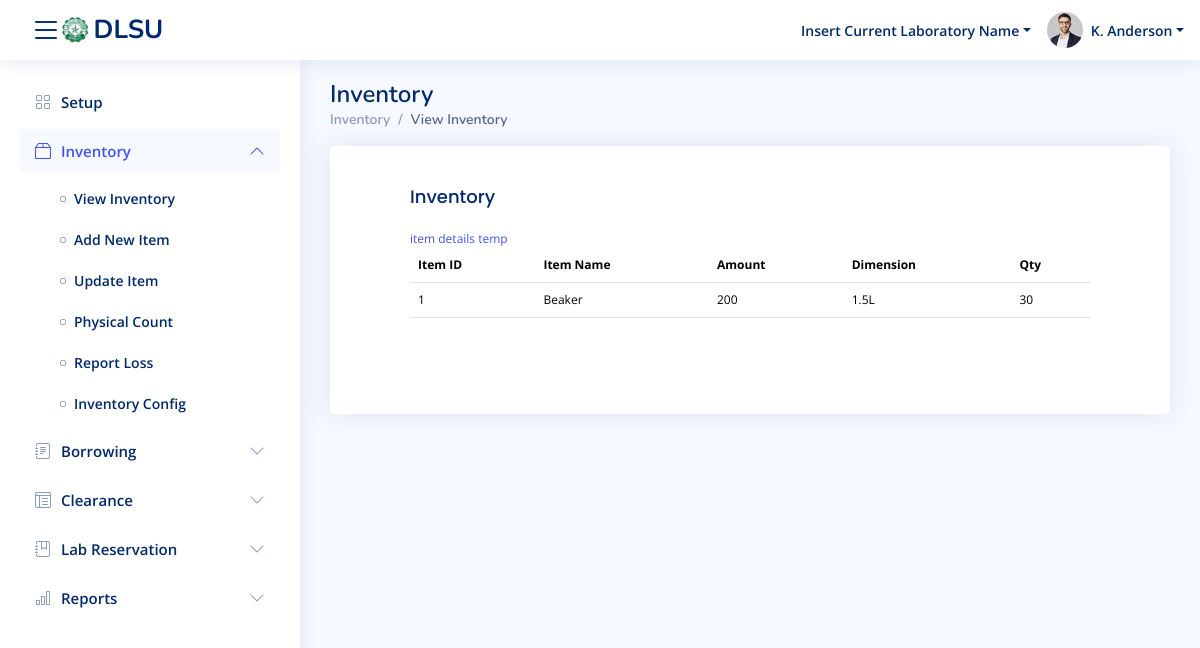
The app's page /inventory/, older data.
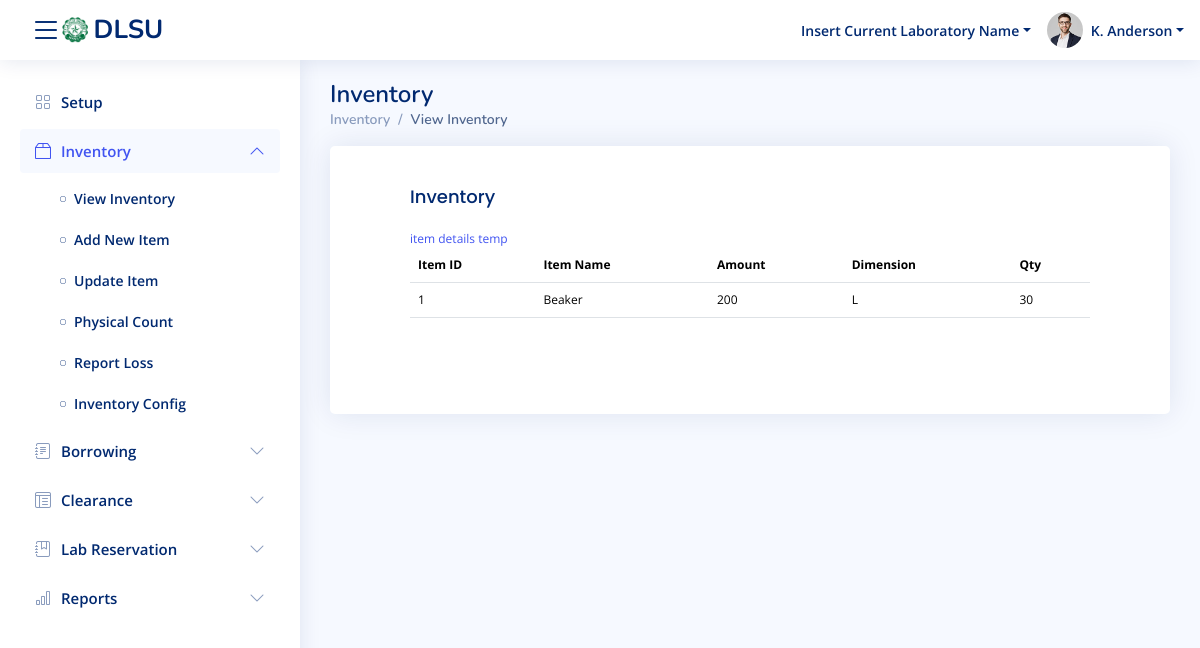
The same page, newer data.
### core/models.py (models this page shows, shortened)
class item_inventory(models.Model):
    inventory_item_id = models.AutoField(primary_key=True)
    item = models.ForeignKey('item_description', on_delete=models.CASCADE)
    supplier = models.ForeignKey('suppliers', on_delete=models.SET_NULL, null=True, blank=True)
    date_purchased = models.DateTimeField(null=True, blank=True)
    date_received = models.DateTimeField(null=True, blank=True)
    purchase_price = models.FloatField(null=True, blank=True)
    remarks = models.CharField(max_length=45, null=True, blank=True)
    transaction = models.ForeignKey('item_transactions', on_delete=models.SET_NULL, null=True, blank=True)
    qty = models.IntegerField()  # Quantity; required field
    amount = models.IntegerField()  # Amount; required field

class item_description(models.Model):
    item_id = models.AutoField(primary_key=True)
    laboratory = models.ForeignKey('Laboratory', on_delete=models.CASCADE, null=True, blank=True)
    item_name = models.CharField(max_length=45, null=True, blank=True)
    itemType = models.ForeignKey('item_types', on_delete=models.SET_NULL, null=True, blank=True)
    amount = models.FloatField(null=True, blank=True)
    dimension = models.CharField(max_length=10, null=True, blank=True)
    add_cols = models.CharField(max_length=45, null=True, blank=True)
    alert_Qty = models.CharField(max_length=45, null=True, blank=True)

### core/views.py (the view)
# urls.py: path('inventory/', views.inventory_view, name='inventory_view'),
def inventory_view(request):
    inventory_items = item_inventory.objects.select_related('item').all()
    return render(request, 'mod_inventory/view_inventory.html', {'inventory_items': inventory_items})

### core/templates/mod_inventory/view_inventory.html (shortened to what this page needs)
{% extends 'temp_navbar.html' %}
{% load socialaccount %}
{% block content %}
  <div class="pagetitle">
    <h1>Inventory</h1>
    <nav>
      <ol class="breadcrumb">
        <li class="breadcrumb-item"><a href="{% url 'inventory_view' %}">Inventory</a></li>
        <li class="breadcrumb-item active">View Inventory</li>
      </ol>
    </nav>
  </div>
  <section class="section">
    <div class="row">
      <div class="col-lg-12">
        <div class="card">
          <div class="card-body">
            <h5 class="card-title">Inventory</h5>
            <a href="{% url 'inventory_itemDetails' %}">item details temp</a>
            <table class="table datatable">
              <thead>
                <tr>
                  <th>Item ID</th>
                  <th>Item Name</th>
                  <th>Amount</th>
                  <th>Dimension</th>
                  <th>Qty</th>
                </tr>
              </thead>
              <tbody>
                {% for item in inventory_items %}
                <tr>
                  <td>{{ item.inventory_item_id }}</td>
                  <td>{{ item.item.item_name }}</td>
                  <td>{{ item.amount }}</td>
                  <td>{{ item.item.dimension }}</td>
                  <td>{{ item.qty}}</td>
                </tr>
                {% empty %}
                <tr>
                  <td colspan="5">No items found.</td>
                </tr>
                {% endfor %}
              </tbody>
            </table>
          </div>
        </div>
      </div>
    </div>
  </section>
{% endblock %}

Row changes from the older to the newer data that the page shows:
changed through a linked row, item_inventory "Beaker": item.dimension "1.5L" → "L"
